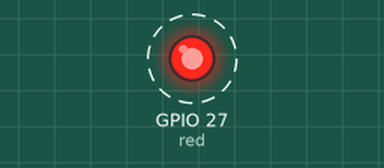
This program was run on a simulated Raspberry Pi (BCM pin numbers). Parts: output pins drawn as LEDs (lit = HIGH). Dashed ring = blinking.

Above: at 0.5 s.
Timing chart, 0 to 4.6 s (numbered marks = the images above):
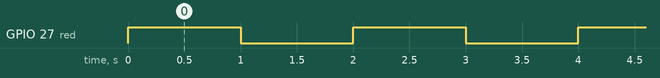

Measured:
- by itself, GPIO 27 (red): alternates HIGH for 1.0 s and LOW for 1.0 s

The program:

1LED_Blink.py
```python
from gpiozero import LED
from signal import pause

red = LED(27)
try:
    while True:
        red.blink()
        pause()
except KeyboardInterrupt:
# exits when you press CTRL+C
    print("ctl+c pressed, existing")

except:
    print("Other error or exception occurred!")

finally:
    red.off()
```
